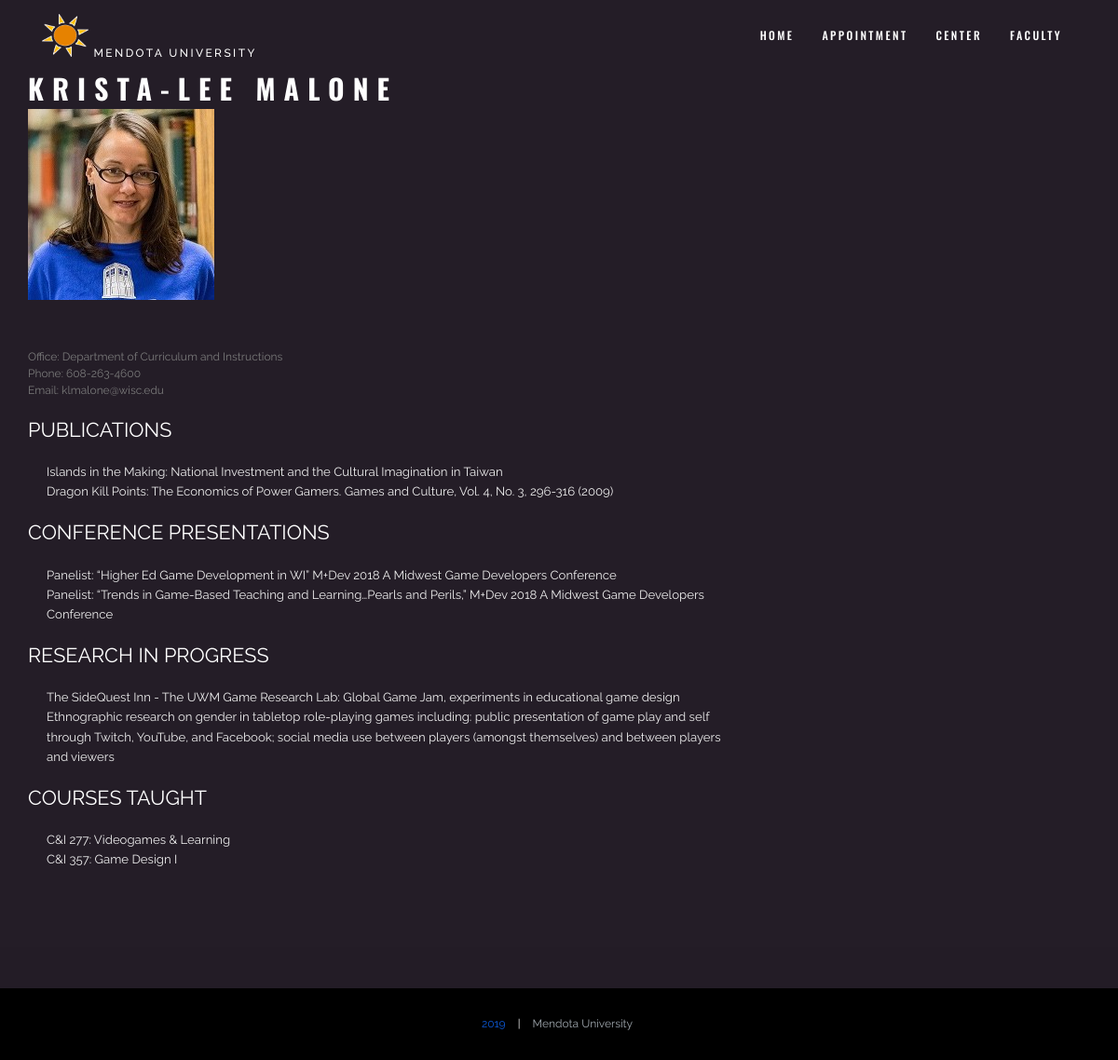
Screenshot of /faculty_krista.php with the database file from the repository.
### tables this page shows
CREATE TABLE `FACULTY` (
  `fac_id` varchar(255) NOT NULL,
  `password` varchar(255) NOT NULL,
  `office` varchar(255) DEFAULT NULL,
  `phone` varchar(255) DEFAULT NULL,
  `email` varchar(255) DEFAULT NULL
);

CREATE TABLE `ITEMS` (
  `item_code` int(16) NOT NULL,
  `fac_id` varchar(255) NOT NULL,
  `category` varchar(255) NOT NULL,
  `display_order` int(4) NOT NULL,
  `active` int(2) NOT NULL DEFAULT '1',
  `description` varchar(255) NOT NULL
);

### faculty_krista.php (the view, shortened to what this page needs)
<html>
<head>
    <?php
    include_once("./includes/head.php");
    include_once("./includes/connect.inc.php");
        $fac_id="kmalone";
        function write_if_not_blank($showName,$value){
            if(!empty($value)){
                echo ("<b>$showName:</b> ".$value."</br>");
            }
        }
        function write_a_block($facid,$blockName,$connection){
            $query_sentence="SELECT * FROM ITEMS WHERE fac_id=\"$facid\" AND category=\"$blockName\" AND active=\"1\" ORDER BY display_order ASC";
            $result = mysqli_query($connection,$query_sentence);
            $rowNum = mysqli_num_rows($result);
            if($rowNum>0){
                echo ("<h2>$blockName</h2>");
                while ($row = mysqli_fetch_assoc($result)) {
                    $description_in = $row ['description'];
                    echo "<p>$description_in</p>";
                }
            }
        }
    ?>
</head>
<body id="top" data-spy="scroll" data-target=".header" data-offset="80">
<?php include_once("./includes/nav-bar.php") ?>
    <?php
        $query_sentence="SELECT office, phone, email FROM FACULTY WHERE fac_id=\"$fac_id\"";
        $result = mysqli_query($conn,$query_sentence);
        $row = mysqli_fetch_assoc($result);
        $prof_office = $row["office"];
    ?>
        <section class="intro text-left section-padding autoheight" id="intro">
			<div class="container wow animated fadeInLeft animated" data-wow-duration="1s" data-wow-delay="0.5s">
				<div class="row">
					<div class="col-lg-8 about">
    <form action="login.php" method="post">
        <a href="javascript:;" onclick="parentNode.submit();"><?php echo"<h1 class=\"arrow\"> Krista-Lee Malone </h1>"; ?></a>
    </form>
    <?php
        echo ("<img src=\"./assets/img/krista.jpg \">");
        echo "<hr>";
    ?>
<?php
        write_if_not_blank("Office",$prof_office);
    ?>
    <?php
        write_a_block($fac_id,"PUBLICATIONS",$conn);
    ?>
    <?php
        write_a_block($fac_id,"CONFERENCE PRESENTATIONS",$conn);
    ?>
    <?php
        write_a_block($fac_id,"RESEARCH IN PROGRESS",$conn);
    ?>
    <?php
        write_a_block($fac_id,"COURSES TAUGHT",$conn);
    ?>
					</div>
				</div>
			</div>
        </section>
<?php include_once("./includes/footer.php")?>
    </body>
</html>

### assets/css/gridgallery.css (style rules this page uses)
*, *:after, *:before { -webkit-box-sizing: border-box; -moz-box-sizing: border-box; box-sizing: border-box; }

### assets/css/venobox.css (style rules this page uses)
body { -webkit-overflow-scrolling:touch; }

### assets/css/styles.css (style rules this page uses)
html, body, div, span, applet, object, iframe, h1, h2, h3, h4, h5, h6, p, pre, a, abbr, acronym, address, big, cite, code, del, dfn, em, img, ins, kbd, q, s, samp, small, strike, strong, sub, sup, tt, var, b, u, i, center, dl, dt, dd, ol, ul, li, fieldset, form, label, legend, table, caption, tbody, tfoot, thead, tr, th, td, article, aside, canvas, details, embed, figure, figcaption, footer, header, hgroup, menu, nav, output, ruby, section, summary, time, mark, audio, video { margin: 0; padding: 0; border: 0; font-size: 100%; font: inherit; vertical-align: baseline; }
body { color: #7a7a7a; font-family: 'Raleway', sans-serif; font-size: 14px; font-style: normal; line-height:1.5; }
a { color: #fff; text-decoration: none; }
h1 { font-size: 2.2em; color: #FFFFFF; }
h2 { color: #FFFFFF; font-size: 1.8em; margin: 0.83em 0; }
p { color: #eee; font-size: 1.1em; line-height: 1.6em; }
.section-padding { padding-top: 6%; padding-bottom: 6%; }
hr { width: 90px; height: 9px; border: none; margin-top:18px; margin-bottom:25px; }
body { position:relative; }
.intro { background: #0c040fe6; }
.about p { margin-bottom:0; padding-left: 20px; }
h1.arrow { font-family: 'Oswald', sans-serif; color: #fff; font-size: 2.5em; font-weight: 700; letter-spacing: 0.3em; text-transform: uppercase; }
a { color: #212639; text-decoration: none; }

### assets/css/queries.css (style rules this page uses)
@media screen and (max-width:1366px) { body { font-size:12px; } }

### rows the page displays
faculty: office "Department of Curriculum and Instructions 608-263-4600 klmalone@wisc.edu"
items: description "Islands in the Making: National Investment and the Cultural Imagination in Taiwan"
items: description "Dragon Kill Points: The Economics of Power Gamers. Games and Culture, Vol. 4, No. 3, 296-316 (2009)"
items: description "Panelist: “Higher Ed Game Development in WI” M+Dev 2018 A Midwest Game Developers Conference"
items: description "Panelist: “Trends in Game-Based Teaching and Learning…Pearls and Perils,” M+Dev 2018 A Midwest Game Developers Conference"
items: description "The SideQuest Inn - The UWM Game Research Lab: Global Game Jam, experiments in educational game design"
items: description "Ethnographic research on gender in tabletop role-playing games including: public presentation of game play and self through Twitch, YouTube, and Facebook; social media use between players (amongst themselves) and between players and viewers"
items: description "C&I 277: Videogames & Learning"
items: description "C&I 357: Game Design I"

### other values shown
$showName "Office Phone Email"
$blockName "PUBLICATIONS CONFERENCE PRESENTATIONS RESEARCH IN PROGRESS COURSES TAUGHT"
